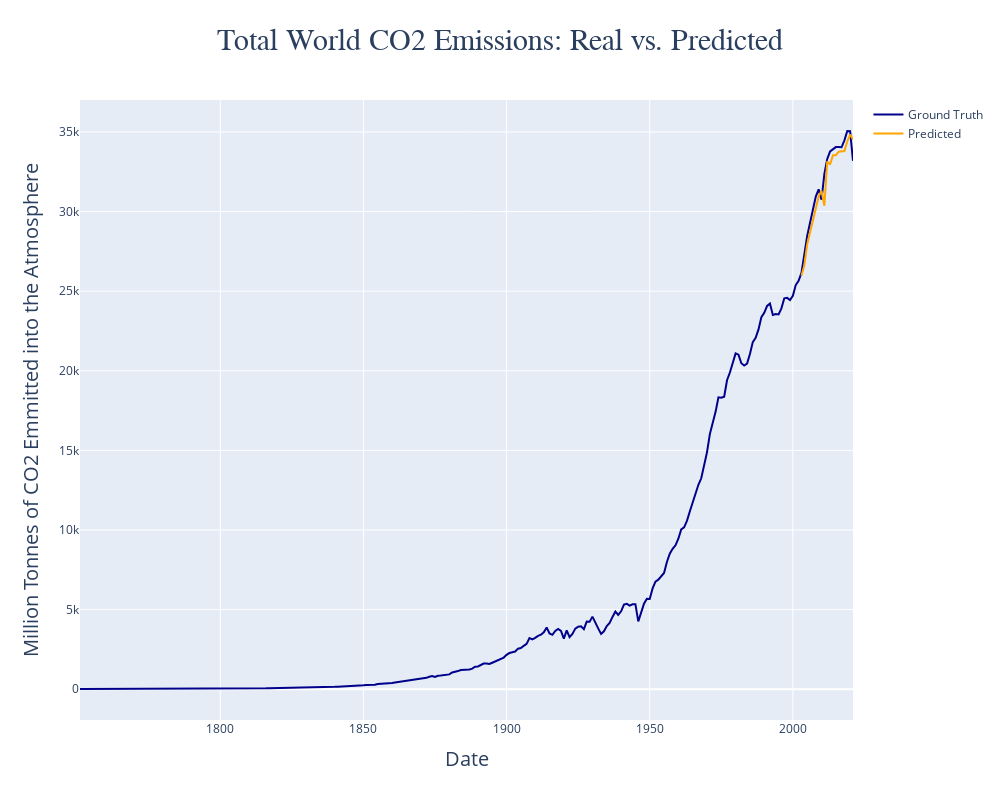

The code cell stored with this chart in its notebook:
### Markdown cell above
# Best Model: Visualizing the Results

### Code cell
# Plotting the Results
fig = go.Figure()

fig.update_layout(
    width = 1000,
    height = 800,
    title = dict(
        text = 'Total World CO2 Emissions: Real vs. Predicted',
        font = dict(
            family = 'Arial',
            size = 30
        ),
        x = 0.5
    )
)

fig.update_xaxes(
    title_text = 'Date',
    title_font = {'size': 20}
)

fig.update_yaxes(
    title_text = 'Million Tonnes of CO2 Emmitted into the Atmosphere',
    title_font = {'size': 20}
)

fig.add_trace(
    go.Scatter(
        x = result['date'],
        y = result['co2'],
        mode = 'lines',
        name = 'Ground Truth',
        marker = dict(
            color = 'darkblue',
            size = 15
        )
    )
)

fig.add_trace(
    go.Scatter(
        x = result['date'],
        y = result['co2_pred'],
        mode = 'lines',
        name = 'Predicted',
        marker = dict(
            color = 'orange',
            size = 15
        )
    )
)

fig.show()

### Figure 1 — Plotly figure (JSON) as saved in the notebook; plotly's stock layout.template omitted (floating-point values rounded to 4 significant figures; data arrays with more than 128 entries replaced by an {"elided": "..."} marker saying what was removed)
{"data": [{"marker": {"color": "darkblue", "size": 15}, "mode": "lines", "name": "Ground Truth", "type": "scatter", "x": {"elided": "271 str values"}, "y": {"elided": "271 float values"}}, {"marker": {"color": "orange", "size": 15}, "mode": "lines", "name": "Predicted", "type": "scatter", "x": {"elided": "271 str values"}, "y": {"elided": "271 float values"}}], "layout": {"height": 800, "title": {"font": {"family": "Arial", "size": 30}, "text": "Total World CO2 Emissions: Real vs. Predicted", "x": 0.5}, "width": 1000, "xaxis": {"title": {"font": {"size": 20}, "text": "Date"}}, "yaxis": {"title": {"font": {"size": 20}, "text": "Million Tonnes of CO2 Emmitted into the Atmosphere"}}}}
